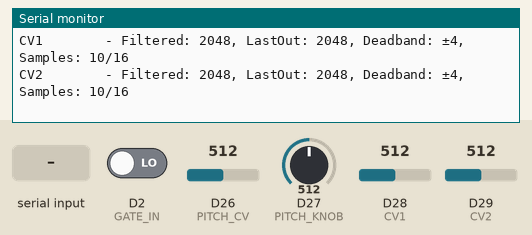
Bench run of a sketch on a simulated Arduino Due. Shown: the last lines printed to the serial monitor. The test bench sets the inputs (shaded band); at power-on: D26 (PITCH_CV) = 512, D27 (PITCH_KNOB) = 512, D28 (CV1) = 512, D29 (CV2) = 512, D2 (GATE_IN) LOW (analog values on the 0–1023 scale).

Above: at 1.2 s.
1.3 s: D26 (PITCH_CV) set to 90
At 1.9 s:
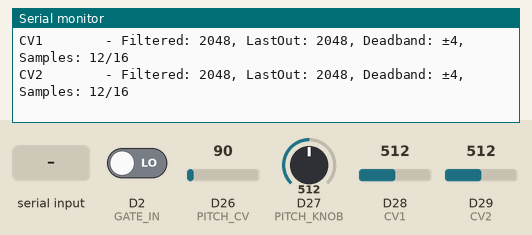
2.9 s: D27 (PITCH_KNOB) set to 90
At 3.8 s:
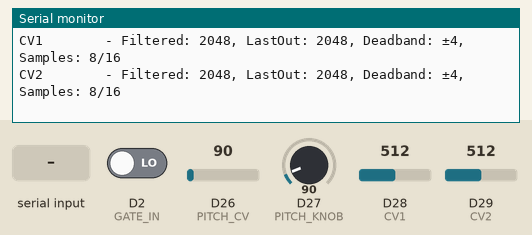
4.5 s: D28 (CV1) set to 90
At 5.5 s:
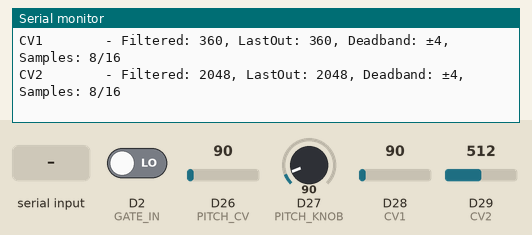
6.1 s: D29 (CV2) set to 90
At 6.6 s:
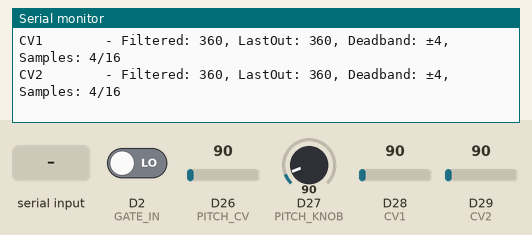
7.8 s: D2 (GATE_IN) driven HIGH
9.4 s: byte 30 received over Serial
At 10.6 s:
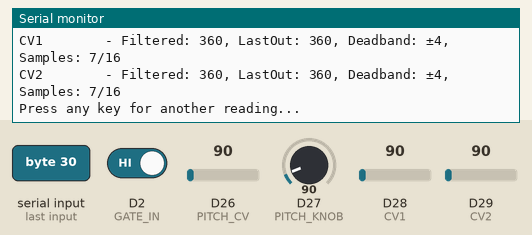
Timing chart, 0 to 11.9 s (numbered marks = the images above; inputs shaded):
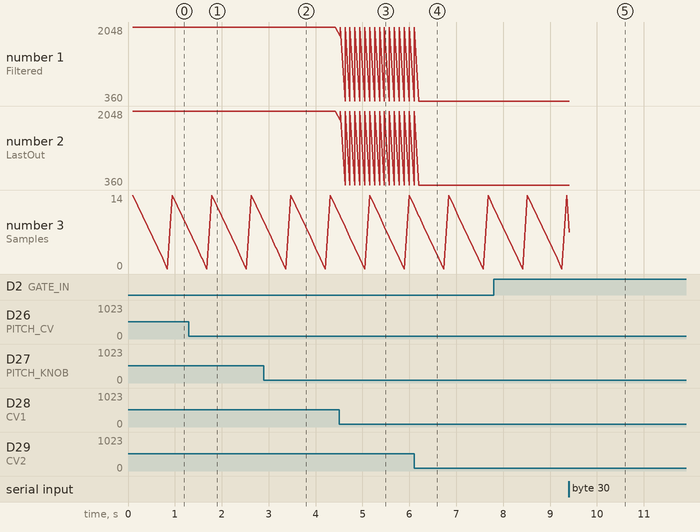

Measured:
- after the input at 1.3 s, the serial monitor: prints a new line after 0.06 s (image 1)
- after the input at 2.9 s, the serial monitor: prints a new line at once (image 2)
- after the input at 4.5 s, the serial monitor: prints a new line at once (image 3)
- after the input at 6.1 s, the serial monitor: prints a new line after 0.10 s (image 4)
- after the input at 9.4 s, the serial monitor: prints a new line at once (image 5)
- plotted number 3: 14 → 7 after the input at 9.4 s

The sketch:

ADC_Test.ino
```cpp
// (licence header left out)
// ADC Test Application for BirdsBoard
// Tests and displays all ADC channel values and voltages
// Includes BirdsBoard-style FIR filtering for comparison

// ADC pins
#define PITCH_CV   26  // ADC0
#define PITCH_KNOB 27  // ADC1
#define CV1        28  // ADC2
#define CV2        29  // ADC3

// Gate input for reference
#define GATE_IN    2   // GPIO2

// ADC parameters
const float ADC_VREF = 3.3;      // Reference voltage
const int ADC_MAX_VALUE = 4095;  // 12-bit ADC (2^12 - 1)

// ADC range calibration (from CLAUDE.md/BirdsBoard)
#define PITCH_CV_MIN    0
#define PITCH_CV_MAX    4095
#define PITCH_KNOB_MIN  10
#define PITCH_KNOB_MAX  4000
#define CV1_MIN         8
#define CV1_MAX         2000
#define CV2_MIN         8
#define CV2_MAX         2000

// OpAmp scaling parameters (from BirdsBoard_Test)
// Formula: ADC_voltage = CV_input × 0.33 + 1.65
const float OPAMP_GAIN = 0.33;
const float OPAMP_OFFSET = 1.65;

// Averaging parameters
const int SAMPLES = 16;  // Number of samples to average
uint32_t adcSum[4] = {0, 0, 0, 0};
uint16_t sampleCount = 0;

// Simple but effective ADC Filter
struct ADCFilter {
  uint16_t filtered;   // Current filtered value (integer for stability)
  uint16_t lastOutput; // Last output value
  uint32_t accumulator; // Running sum for averaging
  uint8_t sampleCount; // Number of samples in accumulator
  uint16_t deadband;   // Deadband threshold
};

ADCFilter adcFilters[4];
const uint8_t AVG_SAMPLES = 16;  // Number of samples to average
const uint16_t DEADBAND_THRESHOLD = 3;  // Ignore changes smaller than this

void setup() {
  Serial.begin(115200);

  // Initialize ADC
  analogReadResolution(12);

  // Initialize Gate input
  pinMode(GATE_IN, INPUT);

  // Initialize ADC filters
  initializeADCFilters();

  // Wait for serial connection
  while (!Serial) {
    delay(100);
  }

  Serial.println("=== BirdsBoard ADC Test with BirdsBoard Filtering ===");
  Serial.println("Monitoring all ADC channels - RAW vs FILTERED comparison");
  Serial.println("Press any key to toggle continuous/single mode");
  Serial.println();

  // Print header
  printHeader();
}

void loop() {
  // Read all ADC channels (RAW values)
  uint16_t rawValues[4];
  rawValues[0] = analogRead(PITCH_CV);
  rawValues[1] = analogRead(PITCH_KNOB);
  rawValues[2] = analogRead(CV1);
  rawValues[3] = analogRead(CV2);

  // Apply BirdsBoard-style filtering
  filterADCValues(rawValues);

  // Get filtered values
  uint16_t filteredValues[4];
  for (int i = 0; i < 4; i++) {
    filteredValues[i] = (uint16_t)adcFilters[i].filtered;
  }

  // Read gate for reference
  bool gateState = digitalRead(GATE_IN);

  // Accumulate samples for averaging
  for (int i = 0; i < 4; i++) {
    adcSum[i] += rawValues[i];
  }
  sampleCount++;

  // Display results every 100ms (10Hz update rate)
  static uint32_t lastDisplay = 0;
  if (millis() - lastDisplay >= 100) {
    // Calculate averages
    uint16_t avgValues[4];
    for (int i = 0; i < 4; i++) {
      avgValues[i] = adcSum[i] / sampleCount;
      adcSum[i] = 0;  // Reset sum
    }
    sampleCount = 0;

    // Display results with both RAW and FILTERED values
    displayResults(rawValues, filteredValues, avgValues, gateState);
    lastDisplay = millis();
  }

  // Check for serial input
  if (Serial.available()) {
    char c = Serial.read();
    // Single reading mode
    Serial.println("\n=== Single Reading ===");
    printHeader();
    uint16_t singleFiltered[4];
    for (int i = 0; i < 4; i++) {
      singleFiltered[i] = (uint16_t)adcFilters[i].filtered;
    }
    displayResults(rawValues, singleFiltered, rawValues, gateState);
    Serial.println("\nPress any key for another reading...");

    // Wait for next keypress
    while (!Serial.available()) {
      delay(10);
    }
    Serial.read(); // Clear the input
    Serial.println("\nResuming continuous mode...");
    printHeader();
  }

  delay(1); // Small delay for stability
}

void printHeader() {
  Serial.println("Channel    | Pin | RAW ADC | Filtered | Averaged | ADC Volt | CV Input | Description");
  Serial.println("-----------|-----|---------|----------|----------|----------|----------|------------------");
}

void displayResults(uint16_t rawValues[], uint16_t filteredValues[], uint16_t avgValues[], bool gateState) {
  const char* channelNames[] = {"PITCH_CV ", "PITCH_KNOB", "CV1       ", "CV2       "};
  const char* descriptions[] = {"Pitch CV Input", "Pitch Knob", "Waveform/Tap Sel", "Wavefold/Reg Len"};
  const int pins[] = {26, 27, 28, 29};

  // Display ADC channels
  for (int i = 0; i < 4; i++) {
    // Use filtered values for voltage calculation
    float adcVoltage = (float)filteredValues[i] / ADC_MAX_VALUE * ADC_VREF;

    // Calculate estimated CV input (reverse OpAmp scaling)
    float cvInput = (adcVoltage - OPAMP_OFFSET) / OPAMP_GAIN;

    // Handle inverted scaling for PITCH_CV (from BirdsBoard_Test)
    if (i == 0) { // PITCH_CV
      adcVoltage = ((ADC_MAX_VALUE - filteredValues[i]) / (float)ADC_MAX_VALUE) * ADC_VREF;
      cvInput = (adcVoltage - OPAMP_OFFSET) / OPAMP_GAIN;
    }

    // Constrain CV input to reasonable range
    cvInput = constrain(cvInput, 0.0, 5.0);

    // Print formatted results
    Serial.print(channelNames[i]);
    Serial.print(" | ");
    Serial.print(pins[i]);
    Serial.print("  | ");

    // Raw ADC value (4 digits)
    Serial.print(rawValues[i]);
    if (rawValues[i] < 1000) Serial.print(" ");
    if (rawValues[i] < 100) Serial.print(" ");
    if (rawValues[i] < 10) Serial.print(" ");
    Serial.print(" | ");

    // Filtered ADC value (4 digits)
    Serial.print(filteredValues[i]);
    if (filteredValues[i] < 1000) Serial.print(" ");
    if (filteredValues[i] < 100) Serial.print(" ");
    if (filteredValues[i] < 10) Serial.print(" ");
    Serial.print(" | ");

    // Averaged ADC value (4 digits)
    Serial.print(avgValues[i]);
    if (avgValues[i] < 1000) Serial.print(" ");
    if (avgValues[i] < 100) Serial.print(" ");
    if (avgValues[i] < 10) Serial.print(" ");
    Serial.print(" | ");

    // ADC voltage (3 decimal places)
    Serial.print(adcVoltage, 3);
    Serial.print("V | ");

    // CV input estimation (2 decimal places)
    Serial.print(cvInput, 2);
    Serial.print("V   | ");

    // Description
    Serial.println(descriptions[i]);
  }

  // Display gate state
  Serial.print("GATE      | ");
  Serial.print("2   | ");
  Serial.print(gateState ? "HIGH" : "LOW ");
  Serial.print("    | ");
  Serial.print("    ---   | ");
  Serial.print("    ---   | ");
  Serial.print(gateState ? "3.3V" : "0.0V");
  Serial.print("   | ");
  Serial.print(gateState ? "5.0V" : "0.0V");
  Serial.print("   | Gate Input");
  Serial.println();

  // Separator line
  Serial.println("-----------|-----|---------|----------|----------|----------|----------|------------------");

  // Additional calculations using filtered values
  displayCalculations(filteredValues);

  // Show filter status
  displayFilterStatus();
}

void displayCalculations(uint16_t adcValues[]) {
  // Calculate frequency from pitch CV (like BirdsBoard_Test)
  float adcVoltage = ((ADC_MAX_VALUE - adcValues[0]) / (float)ADC_MAX_VALUE) * ADC_VREF;
  float knobVoltage = (adcValues[1] / (float)ADC_MAX_VALUE) * ADC_VREF;

  float actualCV = (adcVoltage - OPAMP_OFFSET) / OPAMP_GAIN;
  actualCV = constrain(actualCV, 0.0, 5.0);

  float cvOctaves = actualCV;
  float knobOctaves = (knobVoltage - OPAMP_OFFSET) / OPAMP_OFFSET;

  float frequency = 440.0 * pow(2.0, cvOctaves + knobOctaves - 4.0);
  frequency = constrain(frequency, 20.0, 8000.0);

  Serial.print("Calculated Frequency: ");
  Serial.print(frequency, 1);
  Serial.print("Hz");

  // Display CV1 and CV2 interpretations
  Serial.print(" | CV1: ");
  Serial.print(map(adcValues[2], 0, ADC_MAX_VALUE, 0, 100));
  Serial.print("%");

  Serial.print(" | CV2: ");
  Serial.print(map(adcValues[3], 0, ADC_MAX_VALUE, 0, 100));
  Serial.println("%");

  Serial.println();
}

// BirdsBoard-style ADC filter functions
void initializeADCFilters() {
  // Simple deadband per channel
  uint16_t deadbands[4] = {
    2,  // PITCH_CV: ±2 for tuning
    3,  // PITCH_KNOB: ±3 for knob
    4,  // CV1: ±4 for algorithm switching
    4   // CV2: ±4 for parameters
  };

  for (int i = 0; i < 4; i++) {
    adcFilters[i].filtered = 0;
    adcFilters[i].lastOutput = 0;
    adcFilters[i].accumulator = 0;
    adcFilters[i].sampleCount = 0;
    adcFilters[i].deadband = deadbands[i];
  }
}

void filterADCValues(uint16_t rawValues[4]) {
  for (int i = 0; i < 4; i++) {
    // Simple running average
    adcFilters[i].accumulator += rawValues[i];
    adcFilters[i].sampleCount++;

    // Calculate average when we have enough samples
    if (adcFilters[i].sampleCount >= AVG_SAMPLES) {
      uint16_t avgValue = adcFilters[i].accumulator / AVG_SAMPLES;

      // Apply deadband - only update if change is significant
      if (adcFilters[i].filtered == 0) {
        // Initialize
        adcFilters[i].filtered = avgValue;
        adcFilters[i].lastOutput = avgValue;
      } else {
        int change = abs((int)avgValue - (int)adcFilters[i].lastOutput);
        if (change > adcFilters[i].deadband) {
          adcFilters[i].filtered = avgValue;
          adcFilters[i].lastOutput = avgValue;
        }
        // If within deadband, keep the last output value
      }

      // Reset accumulator
      adcFilters[i].accumulator = 0;
      adcFilters[i].sampleCount = 0;
    }
  }
}

void displayFilterStatus() {
  Serial.println("Simple Filter Status:");
  const char* channelNames[] = {"PITCH_CV ", "PITCH_KNOB", "CV1       ", "CV2       "};

  for (int i = 0; i < 4; i++) {
    Serial.print(channelNames[i]);
    Serial.print(" - Filtered: ");
    Serial.print(adcFilters[i].filtered);
    Serial.print(", LastOut: ");
    Serial.print(adcFilters[i].lastOutput);
    Serial.print(", Deadband: ±");
    Serial.print(adcFilters[i].deadband);
    Serial.print(", Samples: ");
    Serial.print(adcFilters[i].sampleCount);
    Serial.print("/");
    Serial.println(AVG_SAMPLES);
  }
  Serial.println();
}
```
